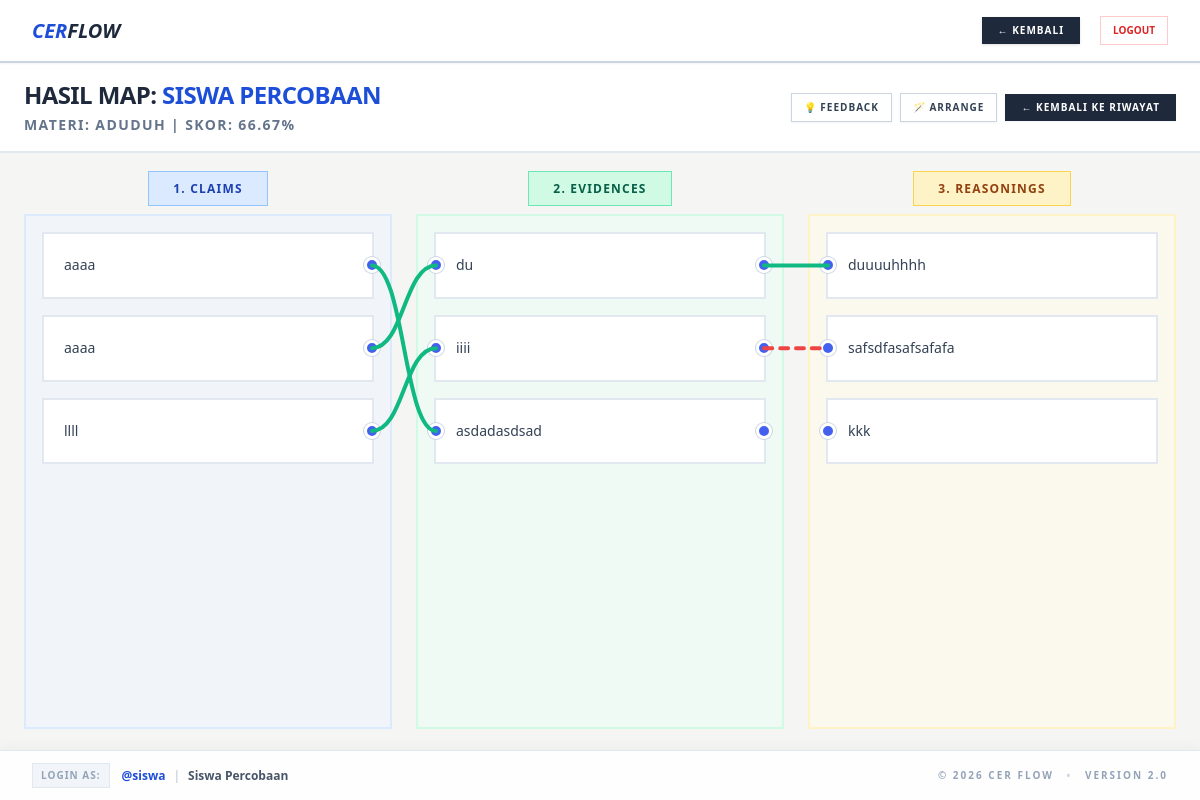
The page /view_map.php?score_id=9 (signed in) on the database as committed earlier.
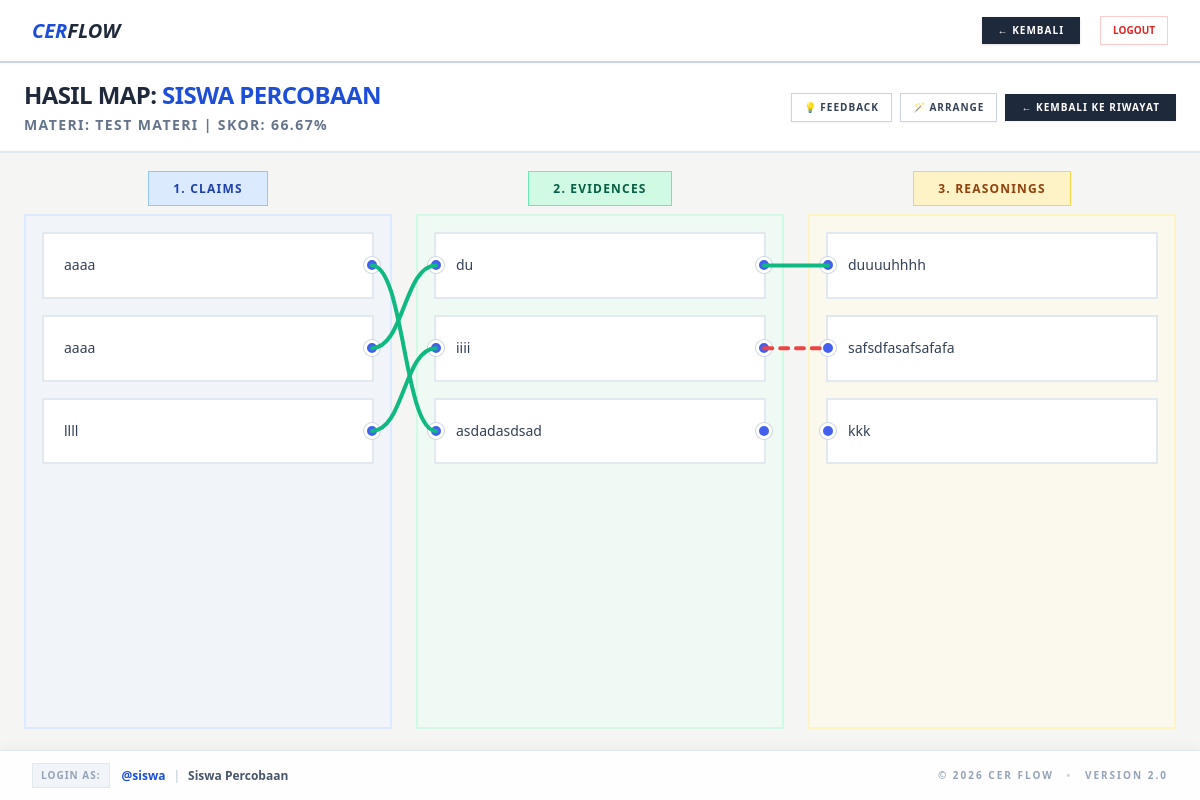
The same page on the database as committed later.
### tables this page shows
CREATE TABLE `scores` (
  `id` int NOT NULL AUTO_INCREMENT,
  `user_id` int DEFAULT NULL,
  `map_id` int DEFAULT NULL,
  `session_id` int DEFAULT NULL,
  `score` decimal(5,2) DEFAULT NULL,
  `submitted_at` timestamp NOT NULL DEFAULT CURRENT_TIMESTAMP,
  `map_data` longtext,
  PRIMARY KEY (`id`),
  KEY `user_id` (`user_id`),
  KEY `map_id` (`map_id`),
  KEY `session_id` (`session_id`),
  CONSTRAINT `scores_ibfk_1` FOREIGN KEY (`user_id`) REFERENCES `users` (`id`) ON DELETE CASCADE,
  CONSTRAINT `scores_ibfk_2` FOREIGN KEY (`map_id`) REFERENCES `cer_maps` (`id`) ON DELETE CASCADE,
  CONSTRAINT `scores_ibfk_3` FOREIGN KEY (`session_id`) REFERENCES `user_sessions` (`id`) ON DELETE CASCADE
);

CREATE TABLE `cer_maps` (
  `id` int NOT NULL AUTO_INCREMENT,
  `title` varchar(100) NOT NULL,
  `allow_feedback` tinyint(1) NOT NULL DEFAULT '1',
  `reading_text` text,
  `allow_reading` tinyint(1) NOT NULL DEFAULT '1',
  `created_at` timestamp NOT NULL DEFAULT CURRENT_TIMESTAMP,
  PRIMARY KEY (`id`)
);

CREATE TABLE `users` (
  `id` int NOT NULL AUTO_INCREMENT,
  `username` varchar(50) NOT NULL,
  `namalengkap` varchar(100) NOT NULL,
  `password` varchar(255) NOT NULL,
  `role` enum('guru','siswa') NOT NULL,
  PRIMARY KEY (`id`),
  UNIQUE KEY `username` (`username`)
);

### app/Models/Score.php (called while the page is built, shortened)
<?php
class Score {
    private $conn;
    private $table_name = "scores";
    public function __construct($db) {
        $this->conn = $db;
    }
    public function getById($id) {
        $query = "SELECT s.*, u.username, u.namalengkap, m.title as map_title
                  FROM " . $this->table_name . " s
                  JOIN users u ON s.user_id = u.id
                  JOIN cer_maps m ON s.map_id = m.id
                  WHERE s.id = :id LIMIT 1";
        $stmt = $this->conn->prepare($query);
        $stmt->bindParam(':id', $id);
        $stmt->execute();
        $row = $stmt->fetch(PDO::FETCH_ASSOC);
        return $row ? $row : null;
    }
}
?>

### view_map.php (the view, shortened to what this page needs)
<?php
require_once 'app/Models/User.php';
require_once 'app/Models/Score.php';
$score_id = isset($_GET['score_id']) ? intval($_GET['score_id']) : 0;
$database = new Database();
$db = $database->getConnection();
$scoreModel = new Score($db);
$score = $scoreModel->getById($score_id);
$backUrl = $_SESSION['role'] === 'guru' ? 'report.php' : 'history.php';
$backText = $_SESSION['role'] === 'guru' ? '← Kembali ke Analytics' : '← Kembali ke Riwayat';
include 'partials/header.php';
include 'partials/navbar.php';
?>
<div class="px-6 py-4 flex justify-between items-center bg-white border-b-2 border-slate-200">
    <div>
        <h2 class="text-2xl font-black text-slate-800 tracking-tight uppercase">Hasil Map: <span class="text-blue-700"><?php echo htmlspecialchars($score['namalengkap']); ?></span></h2>
        <p class="text-sm text-slate-500 font-bold uppercase tracking-widest mt-1">Materi: <?php echo htmlspecialchars($score['map_title']); ?> | Skor: <?php echo $score['score']; ?>%</p>
    </div>
    <div class="flex items-center gap-2">
        <button id="btn-feedback" onclick="toggleFeedback()" class="bg-white border border-slate-300 text-slate-700 px-3 py-1.5 text-[10px] font-black uppercase tracking-widest hover:bg-slate-50 hover:border-slate-400 transition-all shadow-sm">💡 Feedback</button>
        <button onclick="autoArrange()" class="bg-white border border-slate-300 text-slate-700 px-3 py-1.5 text-[10px] font-black uppercase tracking-widest hover:bg-slate-50 hover:border-slate-400 transition-all shadow-sm">
            🪄 Arrange
        </button>
        <a href="<?php echo $backUrl; ?>" class="bg-slate-800 text-white px-4 py-1.5 text-[10px] font-black uppercase tracking-widest hover:bg-black transition-all shadow-sm">
            <?php echo $backText; ?>
        </a>
    </div>
</div>
<div id="view-editor" class="p-6 h-[calc(100vh-200px)]">
    <div class="flex gap-6 max-w-[1600px] mx-auto h-full relative z-10">
        <div class="flex-1 flex flex-col">
            <div class="text-center mb-4">
                <span class="text-xs font-black bg-blue-100 text-blue-800 px-6 py-2 uppercase tracking-widest border border-blue-300">1. Claims</span>
            </div>
            <div id="col-claim" class="space-y-4 bg-blue-50/60 border-2 border-blue-100 flex-1 p-4"></div>
        </div>
        <div class="flex-1 flex flex-col">
            <div class="text-center mb-4">
                <span class="text-xs font-black bg-emerald-100 text-emerald-800 px-6 py-2 uppercase tracking-widest border border-emerald-300">2. Evidences</span>
            </div>
            <div id="col-evidence" class="space-y-4 bg-emerald-50/60 border-2 border-emerald-100 flex-1 p-4"></div>
        </div>
        <div class="flex-1 flex flex-col">
            <div class="text-center mb-4">
                <span class="text-xs font-black bg-amber-100 text-amber-800 px-6 py-2 uppercase tracking-widest border border-amber-300">3. Reasonings</span>
            </div>
            <div id="col-reasoning" class="space-y-4 bg-amber-50/60 border-2 border-amber-100 flex-1 p-4"></div>
        </div>
    </div>
</div>
<?php include 'partials/footer.php'; ?>

Rows that differ between the two databases and show on the page:
changed through a linked row, scores "SISWA PERCOBAAN": map.title "ADUDUH" → "TEST MATERI"
